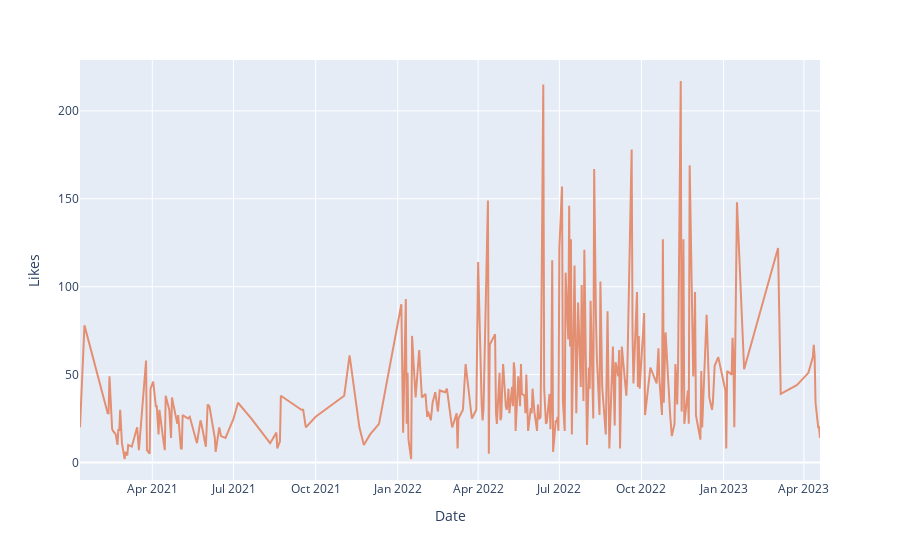

Notebook source saved alongside this figure:
### Code cell
px.line(line_plot, x='Date', y='Likes', color_discrete_sequence=px.colors.qualitative.Light24_r)

### Figure 1 — Plotly figure (JSON) as saved in the notebook; plotly's stock layout.template omitted (floating-point values rounded to 4 significant figures; data arrays with more than 128 entries replaced by an {"elided": "..."} marker saying what was removed)
{"data": [{"hovertemplate": "Date=%{x}<br>Likes=%{y}<extra></extra>", "legendgroup": "", "line": {"color": "#E48F72", "dash": "solid"}, "marker": {"symbol": "circle"}, "mode": "lines", "name": "", "orientation": "v", "showlegend": false, "type": "scatter", "x": {"elided": "279 str values"}, "xaxis": "x", "y": {"elided": "279 int values"}, "yaxis": "y"}], "layout": {"legend": {"tracegroupgap": 0}, "margin": {"t": 60}, "xaxis": {"anchor": "y", "domain": [0, 1], "title": {"text": "Date"}}, "yaxis": {"anchor": "x", "domain": [0, 1], "title": {"text": "Likes"}}}}
